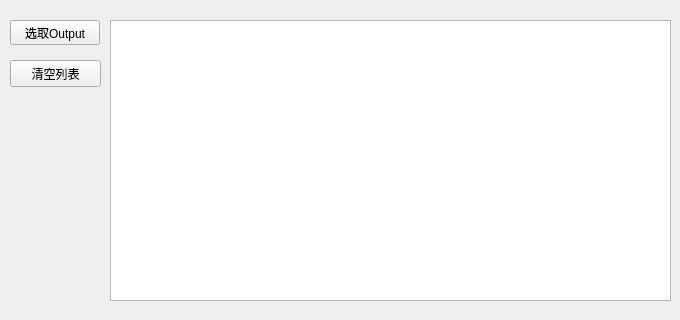
<?xml version="1.0" encoding="UTF-8"?>
<ui version="4.0">
 <class>Form</class>
 <widget class="QWidget" name="Form">
  <property name="geometry">
   <rect>
    <x>0</x>
    <y>0</y>
    <width>680</width>
    <height>320</height>
   </rect>
  </property>
  <property name="windowTitle">
   <string>Form</string>
  </property>
  <widget class="QPushButton" name="pushButton_pick_cache">
   <property name="geometry">
    <rect>
     <x>10</x>
     <y>20</y>
     <width>90</width>
     <height>25</height>
    </rect>
   </property>
   <property name="text">
    <string>选取Output</string>
   </property>
  </widget>
  <widget class="FileListWidget" name="listWidget_cache">
   <property name="geometry">
    <rect>
     <x>110</x>
     <y>20</y>
     <width>561</width>
     <height>281</height>
    </rect>
   </property>
   <property name="dragDropOverwriteMode">
    <bool>true</bool>
   </property>
   <property name="dragDropMode">
    <enum>QAbstractItemView::DropOnly</enum>
   </property>
   <property name="selectionMode">
    <enum>QAbstractItemView::ExtendedSelection</enum>
   </property>
  </widget>
  <widget class="QPushButton" name="pushButton_clear_cache">
   <property name="geometry">
    <rect>
     <x>10</x>
     <y>60</y>
     <width>91</width>
     <height>27</height>
    </rect>
   </property>
   <property name="text">
    <string>清空列表</string>
   </property>
  </widget>
 </widget>
 <customwidgets>
  <customwidget>
   <class>FileListWidget</class>
   <extends>QListWidget</extends>
   <header>..proc.file_list_widget</header>
  </customwidget>
 </customwidgets>
 <resources/>
 <connections/>
</ui>
